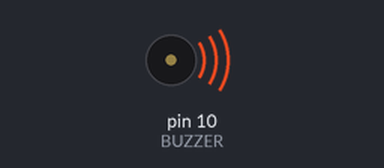
The sketch below on a simulated Arduino Uno, built with avr-gcc and run on an emulated ATmega328P. On the bench: buzzer (waves = sounding).

Above: at 0.1 s.
At 11.5 s:
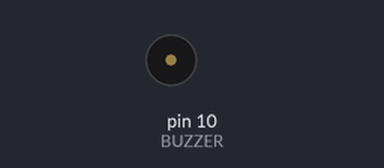
Timing chart, 0 to 13.0 s (numbered marks = the images above):
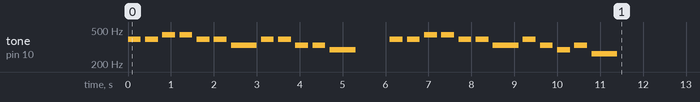

The sketch:

LondonBridgeisfallingdown_copy_20250226135048.ino
```cpp
#include "sjcoding.h"

const int BUZZER = 10;

char note[] = "ggaaggeggeed ggaaggegedec";
char beat[] = "11111121111221111112111122";
int note_length = strlen(note);
int tempo = 300;

int melody(char note) {
  switch (note) {
    case 'c': return NOTE_C4;
    case 'd': return NOTE_D4;
    case 'e': return NOTE_E4;
    case 'f': return NOTE_F4;
    case 'g': return NOTE_G4;
    case 'a': return NOTE_A4;
    case 'b': return NOTE_B4;
    case 'C': return NOTE_C5;
    default: return 0;
  }
}

void setup() {
  for (int i = 0; i < note_length; i++) {

    if (note[i] != ' ') {             //소리
      int frequency = melody(note[i]);
      tone(BUZZER, frequency);
    }

    int noteDuration = tempo * (beat[i] - '0'); //박지
    delay(noteDuration);

    noTone(BUZZER);

    int pauseDuration = 100;
    delay(pauseDuration);
  }
}

void loop() {}
```

sjcoding.h
```cpp
/*************************************************
   Public Constants
 *************************************************/

#define NOTE_B0 31
#define NOTE_C1 33
#define NOTE_CS1 35
#define NOTE_D1 37
#define NOTE_DS1 39
#define NOTE_E1 41
#define NOTE_F1 44
#define NOTE_FS1 46
#define NOTE_G1 49
#define NOTE_GS1 52
#define NOTE_A1 55
#define NOTE_AS1 58
#define NOTE_B1 62
#define NOTE_C2 65
#define NOTE_CS2 69
#define NOTE_D2 73
#define NOTE_DS2 78
#define NOTE_E2 82
#define NOTE_F2 87
#define NOTE_FS2 93
#define NOTE_G2 98
#define NOTE_GS2 104
#define NOTE_A2 110
#define NOTE_AS2 117
#define NOTE_B2 123
#define NOTE_C3 131
#define NOTE_CS3 139
#define NOTE_D3 147
#define NOTE_DS3 156
#define NOTE_E3 165
#define NOTE_F3 175
#define NOTE_FS3 185
#define NOTE_G3 196
#define NOTE_GS3 208
#define NOTE_A3 220
#define NOTE_AS3 233
#define NOTE_B3 247
#define NOTE_C4 262
#define NOTE_CS4 277
#define NOTE_D4 294
#define NOTE_DS4 311
#define NOTE_E4 330
#define NOTE_F4 349
#define NOTE_FS4 370
#define NOTE_G4 392
#define NOTE_GS4 415
#define NOTE_A4 440
#define NOTE_AS4 466
#define NOTE_B4 494
#define NOTE_C5 523
#define NOTE_CS5 554
#define NOTE_D5 587
#define NOTE_DS5 622
#define NOTE_E5 659
#define NOTE_F5 698
#define NOTE_FS5 740
#define NOTE_G5 784
#define NOTE_GS5 831
#define NOTE_A5 880
#define NOTE_AS5 932
#define NOTE_B5 988
#define NOTE_C6 1047
#define NOTE_CS6 1109
#define NOTE_D6 1175
#define NOTE_DS6 1245
#define NOTE_E6 1319
#define NOTE_F6 1397
#define NOTE_FS6 1480
#define NOTE_G6 1568
#define NOTE_GS6 1661
#define NOTE_A6 1760
#define NOTE_AS6 1865
#define NOTE_B6 1976
#define NOTE_C7 2093
#define NOTE_CS7 2217
#define NOTE_D7 2349
#define NOTE_DS7 2489
#define NOTE_E7 2637
#define NOTE_F7 2794
#define NOTE_FS7 2960
#define NOTE_G7 3136
#define NOTE_GS7 3322
#define NOTE_A7 3520
#define NOTE_AS7 3729
#define NOTE_B7 3951
#define NOTE_C8 4186
#define NOTE_CS8 4435
#define NOTE_D8 4699
#define NOTE_DS8 4978
```
